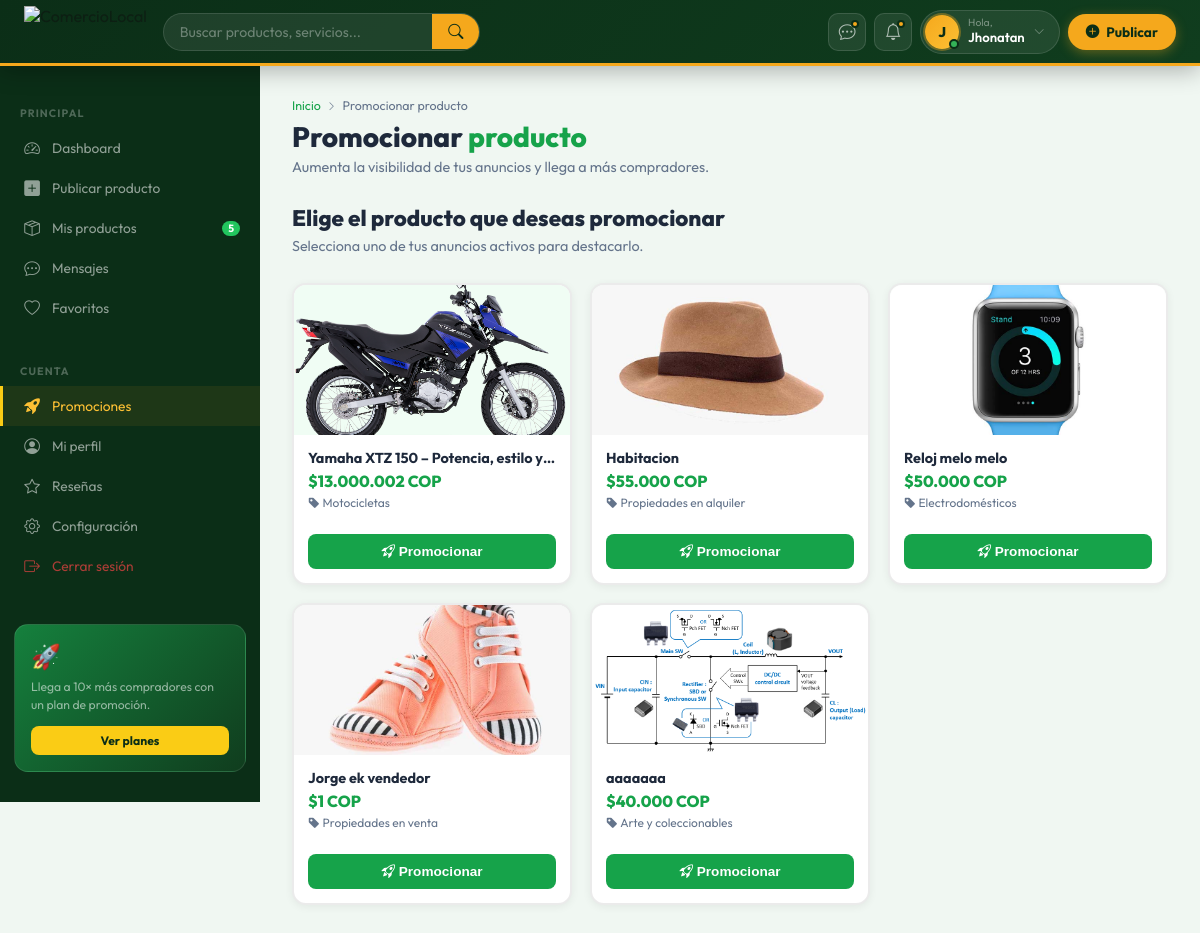
Page /src/app/promociones.php (signed in) on the committed database.
### tables this page shows
CREATE TABLE `products` (
  `id` int NOT NULL AUTO_INCREMENT,
  `title` varchar(150) DEFAULT NULL,
  `price` decimal(10,2) DEFAULT NULL,
  `description` text,
  `category_id` int DEFAULT NULL,
  `status` enum('disponible','vendido') DEFAULT NULL,
  `longitude` decimal(11,7) DEFAULT NULL,
  `latitude` decimal(10,7) DEFAULT NULL,
  `condition_type` enum('nuevo','usado','reacondicionado') NOT NULL,
  `user_id` int DEFAULT NULL,
  `created_at` timestamp NULL DEFAULT CURRENT_TIMESTAMP,
  `admin_status` enum('active','inactive','deleted') NOT NULL DEFAULT 'active',
  `updated_at` timestamp NULL DEFAULT NULL ON UPDATE CURRENT_TIMESTAMP,
  `promo_priority` tinyint unsigned NOT NULL DEFAULT '0' COMMENT '0=normal 1=basic 2=recommended 3=premium',
  PRIMARY KEY (`id`),
  KEY `category_id` (`category_id`),
  KEY `fk_user` (`user_id`),
  KEY `idx_admin_status` (`admin_status`,`status`),
  KEY `idx_created` (`created_at`),
  CONSTRAINT `fk_user` FOREIGN KEY (`user_id`) REFERENCES `users` (`id`) ON DELETE CASCADE,
  CONSTRAINT `products_ibfk_1` FOREIGN KEY (`category_id`) REFERENCES `categories` (`id`)
);

CREATE TABLE `categories` (
  `id` int NOT NULL AUTO_INCREMENT,
  `name` varchar(100) NOT NULL,
  PRIMARY KEY (`id`)
);

### src/app/promociones.php (the view, shortened to what this page needs)
<?php
require_once __DIR__ . '/../config/conexion.php';
$user        = $_SESSION['user'];
$user_id     = (int) $user['id'];
$rc = mysqli_query($conn, "SELECT COUNT(*) as t FROM products WHERE user_id=$user_id");
$totalProducts = (int) mysqli_fetch_assoc($rc)['t'];
$product_id   = isset($_GET['product_id']) ? (int)$_GET['product_id'] : 0;
$product      = null;
$userProducts = [];
if (!$product_id || !$product) {
  mysqli_query($conn,
    "UPDATE product_promotions SET status='expired' WHERE status='active' AND end_date < NOW()");
  $rp = mysqli_query($conn,
    "SELECT p.id, p.title, p.price, c.name AS category_name,
            (SELECT pi.image_url FROM product_images pi WHERE pi.product_id=p.id LIMIT 1) AS image_url,
            (SELECT pp.plan_type FROM product_promotions pp
             WHERE pp.product_id=p.id AND pp.status='active' LIMIT 1) AS active_plan
     FROM products p LEFT JOIN categories c ON c.id=p.category_id
     WHERE p.user_id=$user_id ORDER BY p.id DESC");
  while ($row = mysqli_fetch_assoc($rp)) $userProducts[] = $row;
}
?>
<!DOCTYPE html>
<html lang="es">
<head>
  <link rel="stylesheet" href="https://cdn.jsdelivr.net/npm/bootstrap-icons@1.11.3/font/bootstrap-icons.css">
  <link rel="stylesheet" href="../style/dashborad.css">
  <link rel="stylesheet" href="../style/promociones.css">
</head>
<body>
<?php $basePath = '../'; include __DIR__ . '/../components/header.php'; ?>
<div class="page-shell">
  <aside class="sidebar">
    <div class="sb-section-label">Principal</div>
    <a class="sb-link" href="./dashboard.php"><i class="bi bi-speedometer2"></i> Dashboard</a>
    <a class="sb-link" href="./crear.php"><i class="bi bi-plus-square-fill"></i> Publicar producto</a>
    <a class="sb-link" href="./misProductos.php">
      <i class="bi bi-box-seam"></i> Mis productos
      <span class="sb-badge"><?= $totalProducts ?></span>
    </a>
    <a class="sb-link" href="./chat.php"><i class="bi bi-chat-dots"></i> Mensajes</a>
    <a class="sb-link" href="#"><i class="bi bi-heart"></i> Favoritos</a>
    <div class="sb-section-label">Cuenta</div>
    <a class="sb-link active" href="./promociones.php"><i class="bi bi-rocket-takeoff-fill"></i> Promociones</a>
    <a class="sb-link" href="./perfil.php"><i class="bi bi-person-circle"></i> Mi perfil</a>
    <a class="sb-link" href="#"><i class="bi bi-star"></i> Reseñas</a>
    <a class="sb-link" href="#"><i class="bi bi-gear"></i> Configuración</a>
    <a class="sb-link" href="../controller/logout.php" style="color:rgba(239,68,68,.7);">
      <i class="bi bi-box-arrow-right"></i> Cerrar sesión
    </a>
    <div class="sb-promo">
      <div class="sb-promo-icon">🚀</div>
      <p>Llega a 10× más compradores con un plan de promoción.</p>
      <a href="./promociones.php">Ver planes</a>
    </div>
  </aside>
  <main class="main-content promo-main">
    <div class="promo-breadcrumb">
      <a href="./dashboard.php">Inicio</a>
      <i class="bi bi-chevron-right" style="font-size:.6rem"></i>
      <span>Promocionar producto</span>
    </div>
    <h1 class="promo-page-title">
      Promocionar <span>producto</span>
    </h1>
    <p class="promo-page-sub">Aumenta la visibilidad de tus anuncios y llega a más compradores.</p>
    <div id="promoWizard">
      <div class="wizard-screen" id="screenSelector">
        <div class="selector-intro">
          <h2>Elige el producto que deseas promocionar</h2>
          <p>Selecciona uno de tus anuncios activos para destacarlo.</p>
        </div>
        <div class="selector-grid">
          <?php if (empty($userProducts)): ?>
            <div class="empty-products">
              <div class="ep-icon">📦</div>
              <h3>No tienes productos publicados</h3>
              <p>Primero publica un producto para poder promocionarlo.</p>
              <a href="./crear.php" style="display:inline-flex;align-items:center;gap:6px;margin-top:14px;padding:10px 20px;background:#16a34a;color:#fff;border-radius:8px;font-weight:700;text-decoration:none;">
                <i class="bi bi-plus-lg"></i> Publicar producto
              </a>
            </div>
          <?php else: ?>
            <?php foreach ($userProducts as $up): ?>
              <div class="selector-card">
                <div class="sc-img">
                  <?php if ($up['image_url']): ?>
                    <img src="./productos/uploads/<?= htmlspecialchars($up['image_url']) ?>" alt="">
                  <?php else: ?>
                    <span>📦</span>
                  <?php endif; ?>
                </div>
                <div class="sc-body">
                  <div class="sc-title"><?= htmlspecialchars($up['title']) ?></div>
                  <div class="sc-price">$<?= number_format((float)$up['price'], 0, ',', '.') ?> COP</div>
                  <?php if ($up['category_name']): ?>
                    <div class="sc-cat"><i class="bi bi-tag-fill"></i> <?= htmlspecialchars($up['category_name']) ?></div>
                  <?php endif; ?>
                </div>
                <div class="sc-footer">
                  <?php if ($up['active_plan']): ?>
                    <div class="sc-promo-active">
                      <i class="bi bi-star-fill"></i>
                      Plan <?= ucfirst($up['active_plan']) ?> activo
                    </div>
                  <?php else: ?>
                    <button class="btn-select-product"
                      onclick="location.href='./promociones.php?product_id=<?= $up['id'] ?>'">
                      <i class="bi bi-rocket-takeoff"></i> Promocionar
                    </button>
                  <?php endif; ?>
                </div>
              </div>
            <?php endforeach; ?>
          <?php endif; ?>
        </div>
      </div>
    </div>
  </main>
</div>
</body>
</html>

### src/style/dashborad.css (style rules this page uses)
:root { --g900: #0b2e17; --g800: #103d1e; --g700: #185228; --g600: #1e6b33; --g500: #25883f; --g400: #34b357; --g300: #55d475; --g200: #96e8b0; --g100: #c8f2d5; --g50: #edfaf3; --y600: #b07000; --y500: #d48c0a; --y400: #f5a81c; --y300: #fcc034; --y200: #fdd878; --y100: #fef0bc; --y50: #fffbe8; --ink: #0d1f13; --ink2: #2d4035; --ink3: #5a7065; --bg: #f0f7f2; --card: #ffffff; --border: #d4e8da; --r: 16px; --shadow: 0 2px 14px rgba(10, 40, 20, 0.08), 0 1px 3px rgba(10, 40, 20, 0.05); --shadow-lg: 0 8px 32px rgba(10, 40, 20, 0.14), 0 2px 8px rgba(10, 40, 20, 0.06); }
*, *::before, *::after { box-sizing: border-box; margin: 0; padding: 0; }
html { scroll-behavior: smooth; }
body { font-family: "Outfit", sans-serif; background: var(--bg); color: var(--ink); min-height: 100vh; display: flex; flex-direction: column; }
h1, h2, h3, h4, h5 { font-family: "Outfit", sans-serif; }
a { text-decoration: none; color: inherit; }
.page-shell { display: flex; flex: 1; min-height: 0; }
.sidebar { width: 260px; flex-shrink: 0; background: var(--g900); padding: 24px 0 40px; display: flex; flex-direction: column; gap: 0; position: sticky; top: 64px; height: calc(100vh - 64px); overflow-y: auto; scrollbar-width: none; -ms-overflow-style: none; }
.sb-section-label { font-size: 0.67rem; font-weight: 700; text-transform: uppercase; letter-spacing: 0.1em; color: rgba(255, 255, 255, 0.28); padding: 16px 20px 8px; }
.sb-link { display: flex; align-items: center; gap: 11px; padding: 10px 20px; color: rgba(255, 255, 255, 0.55); font-size: 0.86rem; border-left: 3px solid transparent; transition: all 0.2s; cursor: pointer; text-decoration: none; position: relative; }
.sb-link i { font-size: 0.98rem; width: 18px; text-align: center; }
.sb-link.active { color: var(--y300); background: rgba(245, 168, 28, 0.08); border-left-color: var(--y400); }
.sb-badge { margin-left: auto; background: var(--g500); color: #fff; font-size: 0.65rem; font-weight: 700; padding: 1px 6px; border-radius: 20px; }
.sb-promo { margin: 18px 14px 0; background: linear-gradient(135deg, var(--g700), var(--g800)); border: 1px solid rgba(255, 255, 255, 0.1); border-radius: 14px; padding: 16px; }
.sb-promo-icon { font-size: 1.5rem; margin-bottom: 7px; }
.sb-promo p { font-size: 0.76rem; color: rgba(255, 255, 255, 0.55); line-height: 1.5; margin-bottom: 12px; }
.sb-promo a { display: block; text-align: center; background: var(--y400); color: var(--g900); padding: 7px; border-radius: 8px; font-family: "Outfit", sans-serif; font-weight: 700; font-size: 0.76rem; transition: background 0.2s; }
.main-content { flex: 1; padding: 28px 32px 60px; overflow-y: auto; min-width: 0; }

### src/style/header.css (style rules this page uses)
:root { --header-bg: #0b2e17; --header-bg2: #103d1e; --header-accent: #f5a81c; --header-accent-hover: #fcc034; --header-text: #fff; --header-text-soft: rgba(255, 255, 255, 0.55); --header-border: rgba(255, 255, 255, 0.12); --header-glass: rgba(255, 255, 255, 0.08); --header-glass-hover: rgba(255, 255, 255, 0.16); --header-h: 66px; }

### rows in the picture
products: shows a picture, title "Yamaha XTZ 150 – Potencia, estilo y…", price "13.000.002", category.name "Motocicletas"
products: shows a picture, title "Habitacion", price "55.000", category.name "Propiedades en alquiler"
products: shows a picture, title "Reloj melo melo", price "50.000", category.name "Electrodomésticos"
products: shows a picture, title "Jorge ek vendedor", price "1", category.name "Propiedades en venta"
products: shows a picture, title "aaaaaaa", price "40.000", category.name "Arte y coleccionables"

### other values in the picture
$userInitial "J"
$userName "Jhonatan"
$totalProducts "5"
